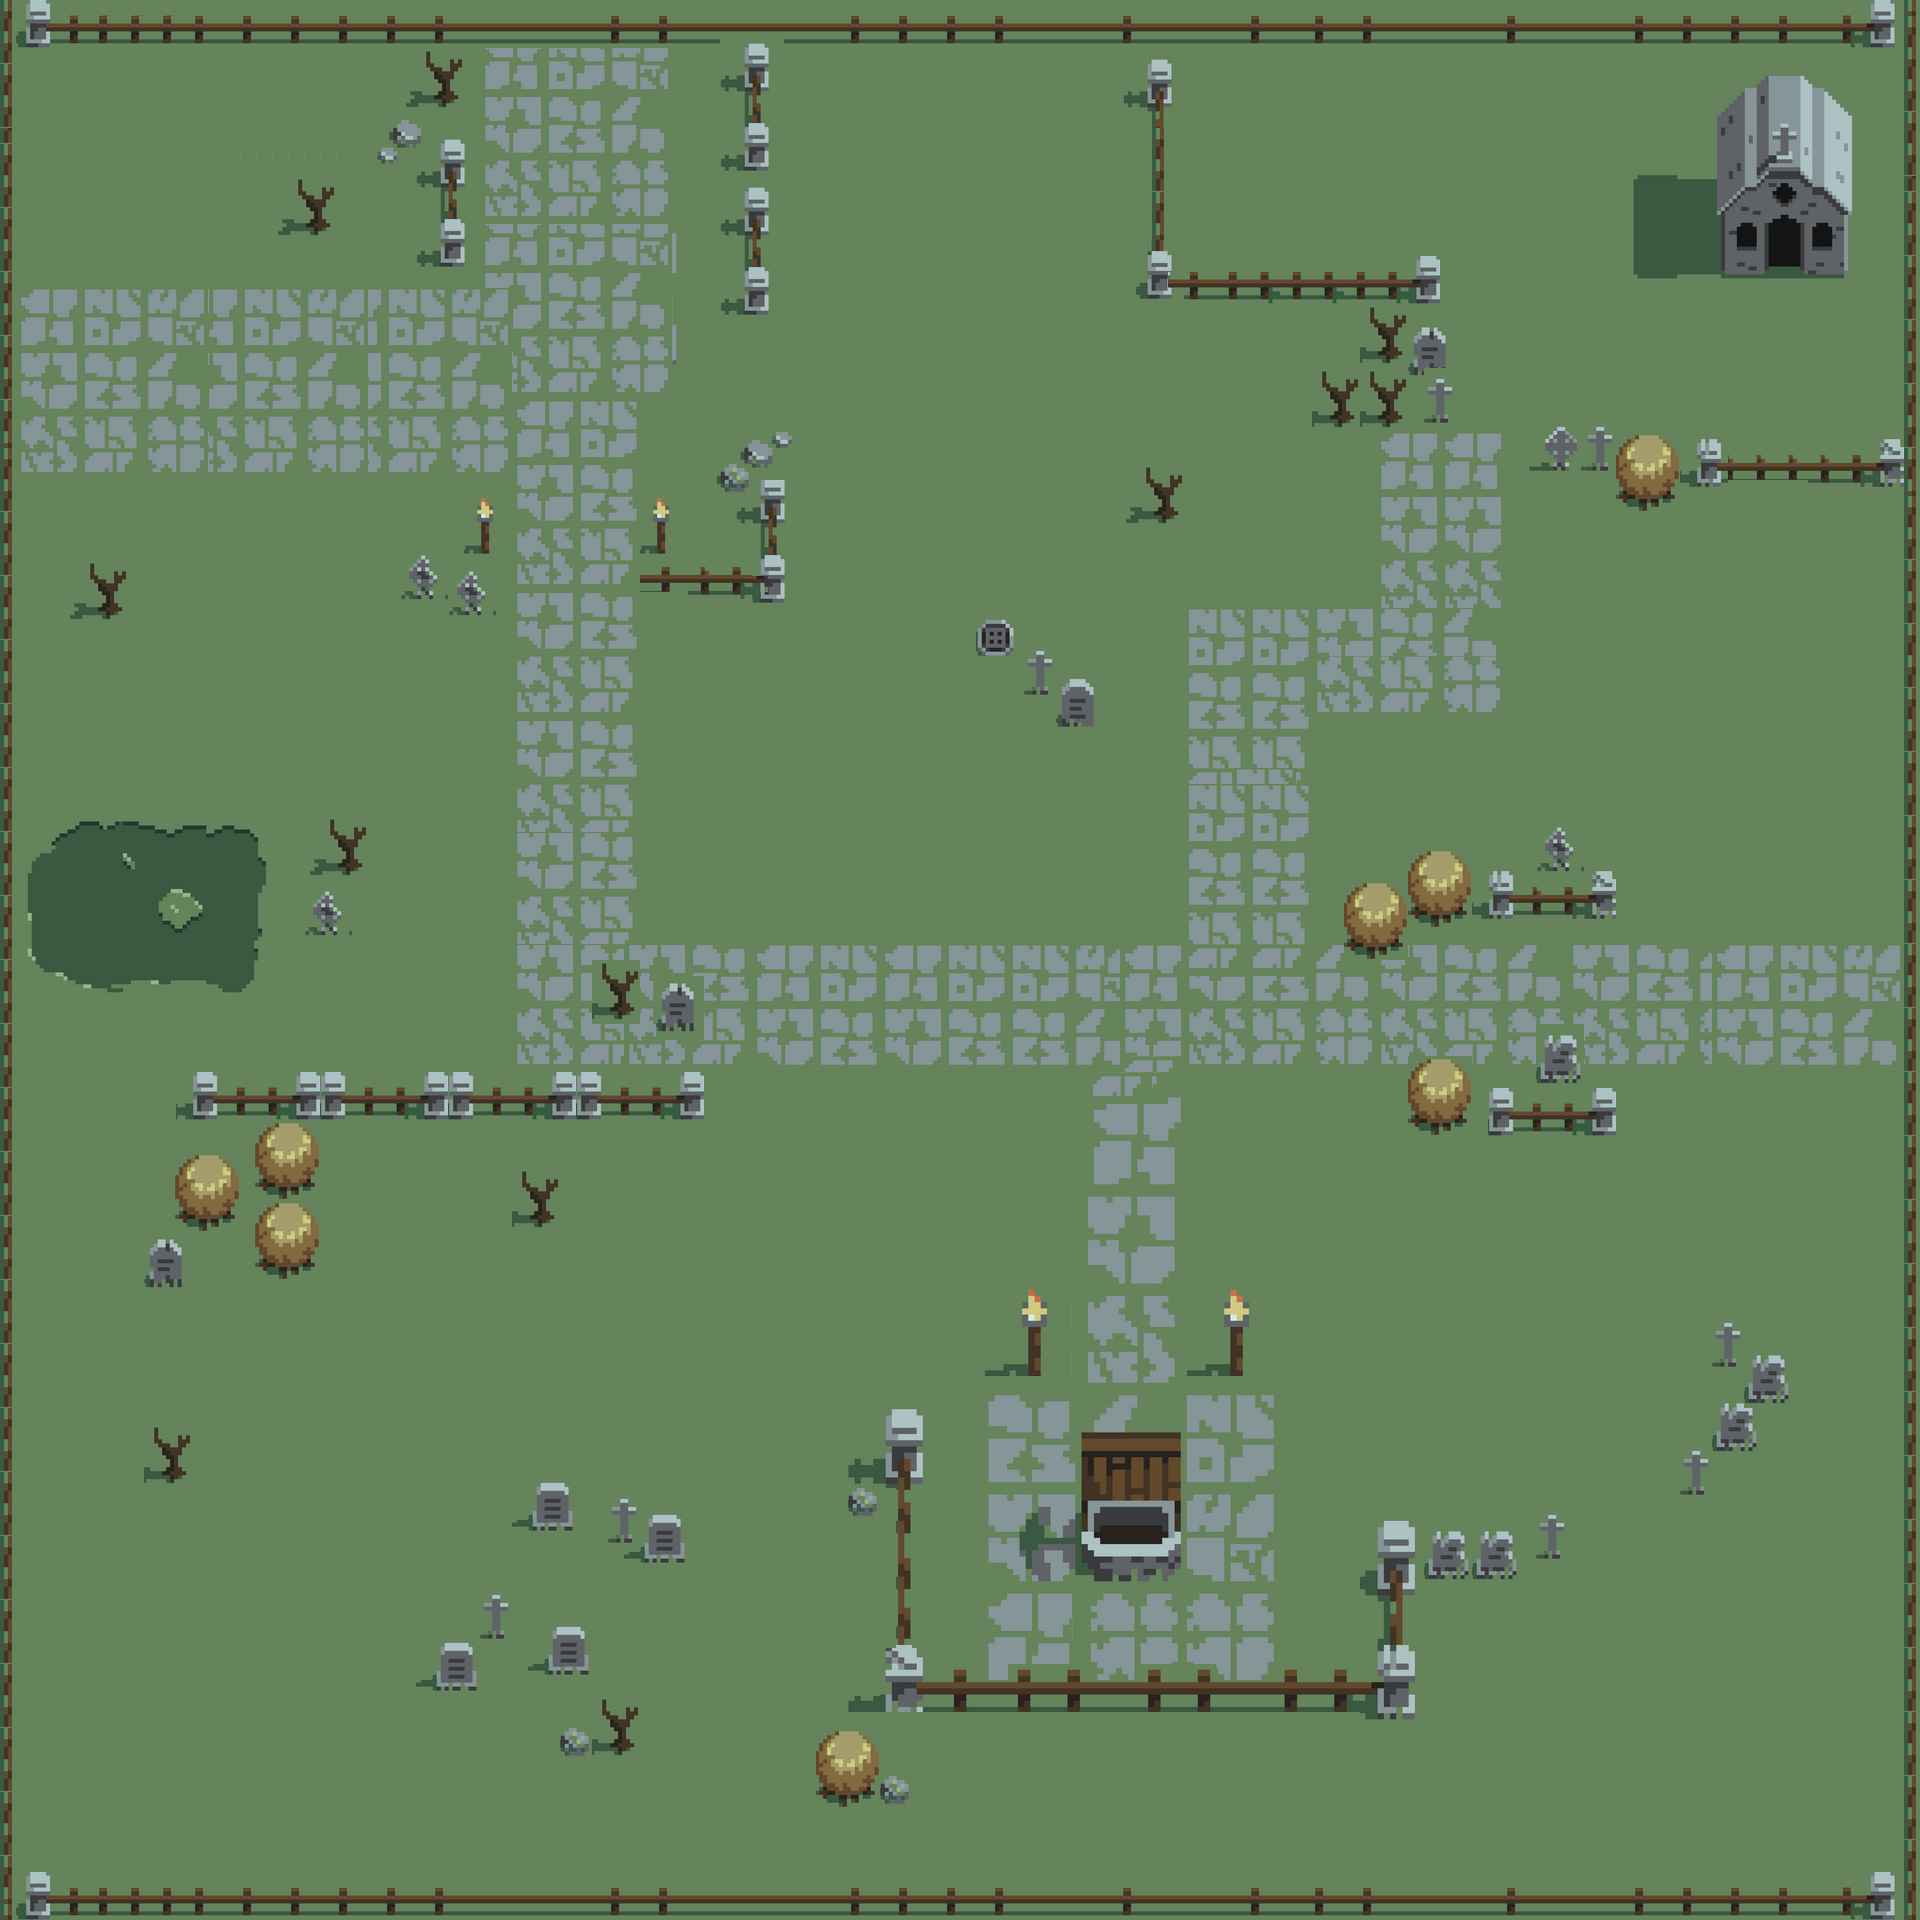

This game map was drawn from its Tiled (.tmx) file and the tilesets committed beside it. A one-line description and the trimmed map source follow:
An orthogonal 120x120 tile map with 16x16 px tiles, 3 tile layers (ground, item, wall), 2 tilesets.

<map version="1.8" tiledversion="1.8.4" orientation="orthogonal" renderorder="right-down" width="120" height="120" tilewidth="16" tileheight="16" infinite="0" nextlayerid="4" nextobjectid="1">
 <tileset firstgid="1" name="Xdgqga" tilewidth="16" tileheight="16" tilecount="2401" columns="49">
  <image source="Xdgqga.png" width="794" height="794" />
 </tileset>
 <tileset firstgid="2402" name="SDM5AB" tilewidth="16" tileheight="16" tilecount="2401" columns="49">
  <image source="SDM5AB.png" width="794" height="794" />
 </tileset>
 <layer id="1" name="ground" width="120" height="120">
  <data>[14400 cells, 14400 non-empty, 1212 distinct tile ids]</data>
 </layer>
 <layer id="3" name="item" width="120" height="120">
  <data>[14400 cells, 2220 non-empty, 754 distinct tile ids]</data>
 </layer>
 <layer id="2" name="wall" width="120" height="120">
  <data>[14400 cells, 1656 non-empty, 535 distinct tile ids]</data>
 </layer>
</map>
